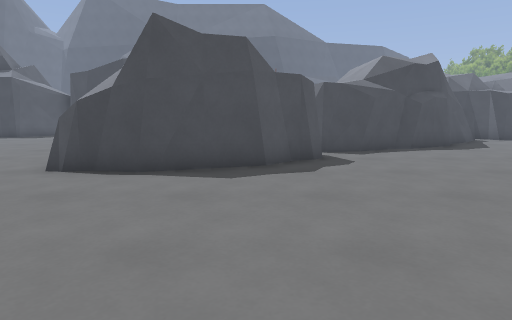
view 1 (above)

23 first-person views from a walk through a 3-D level made in the Godot game engine. The camera is 1.2 m above the floor, tilts 8° down and sees 75° across. The floor is counted in squares, 1 m on a side. Each view is taken from the middle of a square. On the plan, view 1 faces up. The plan holds only what a view shows up to about 14 squares ahead; the rest is blank. The place goes on beyond the plan. Flat picture figures and markers are left out. Characters and animated objects are not drawn.

view 2
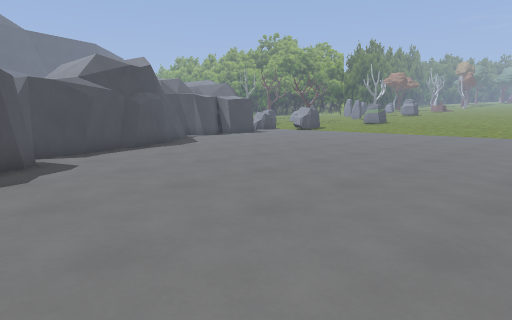

view 3
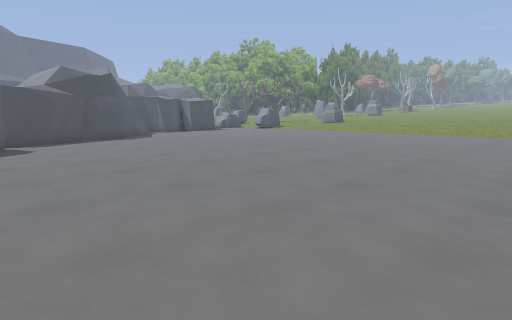

view 4
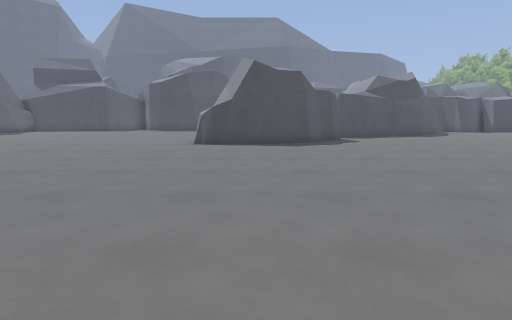

view 5
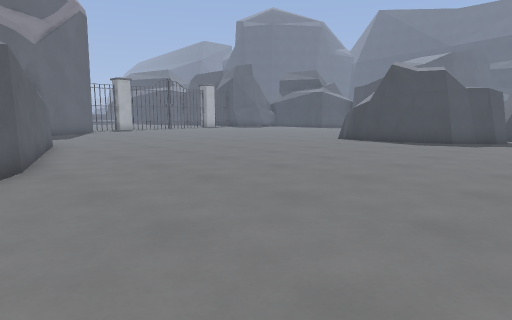

view 6
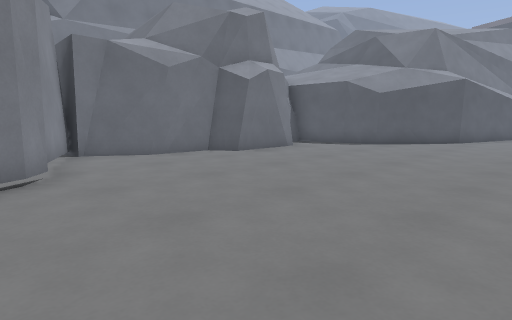

view 7
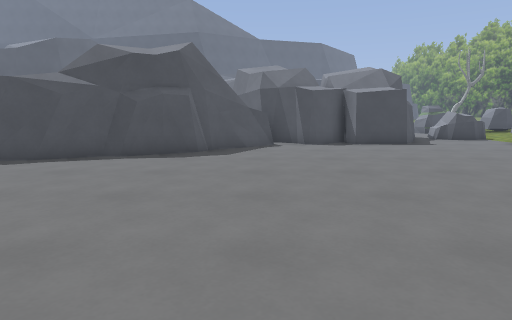

view 8
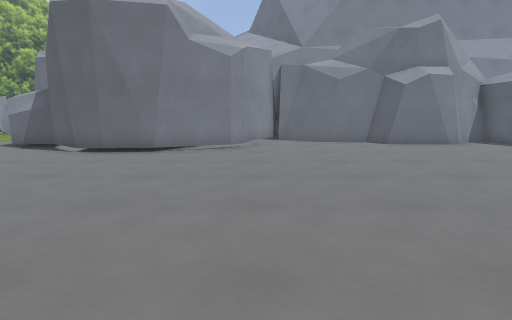

view 9
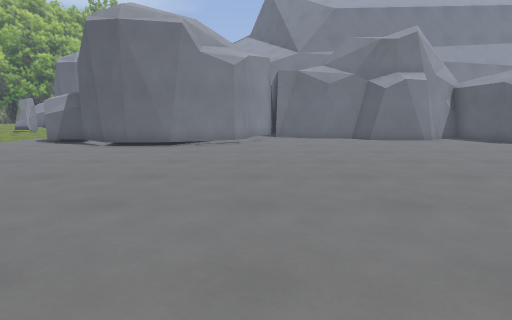

view 10
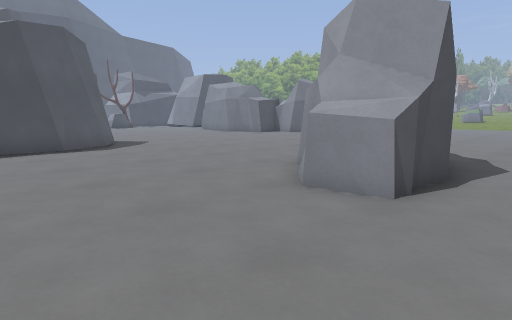

view 11
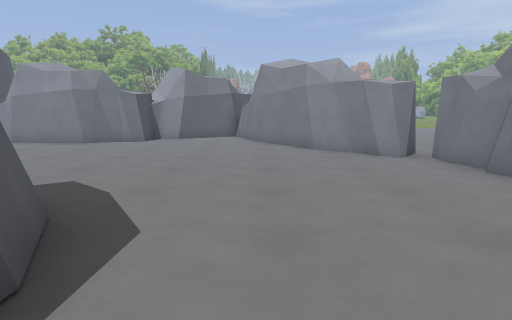

view 12
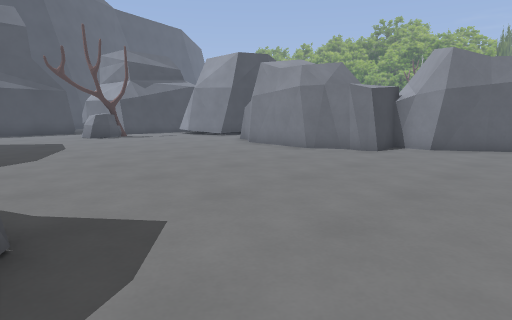

view 13
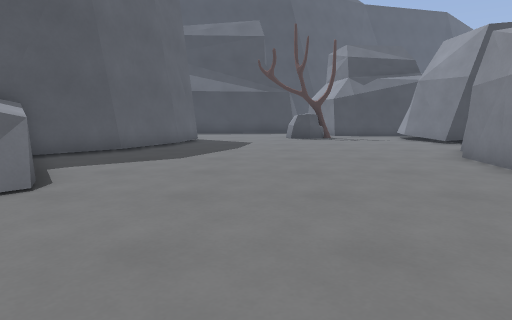

view 14
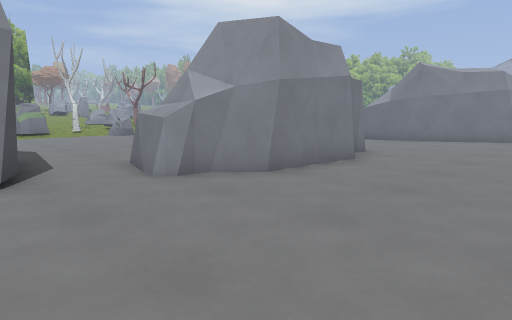

view 15
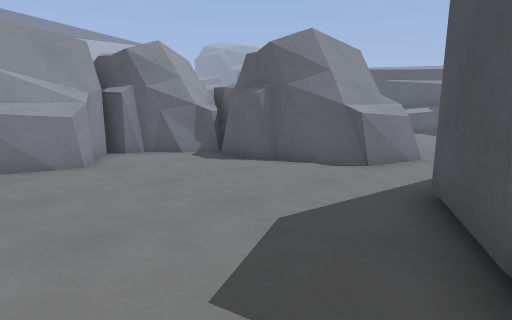

view 16
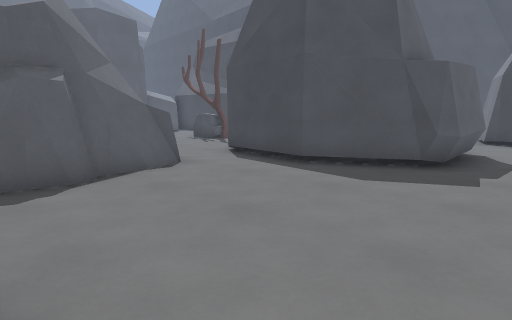

view 17
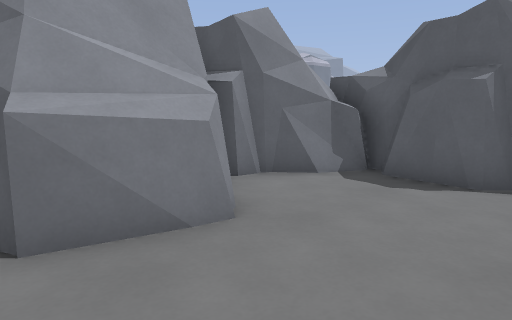

view 18
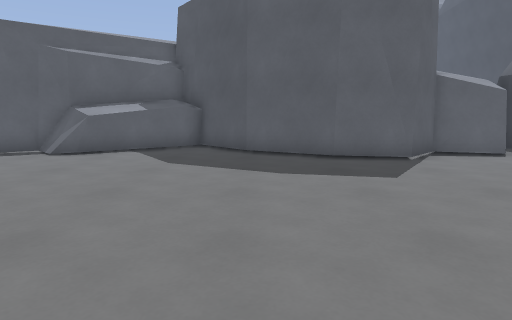

view 19
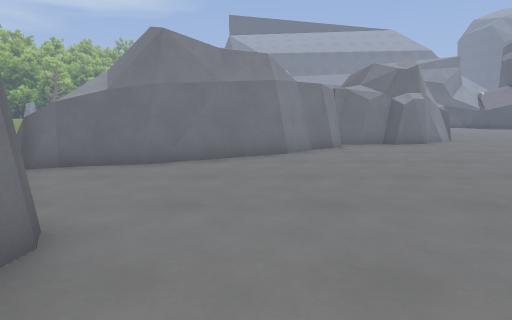

view 20
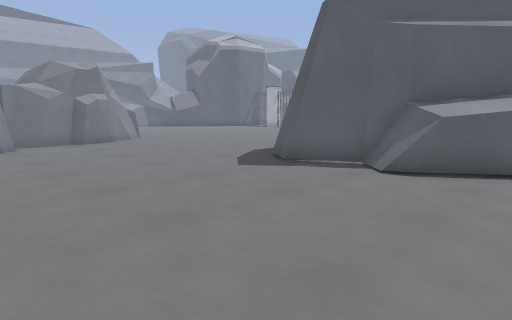

view 21
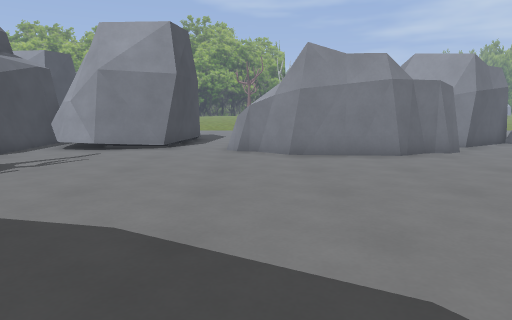

view 22
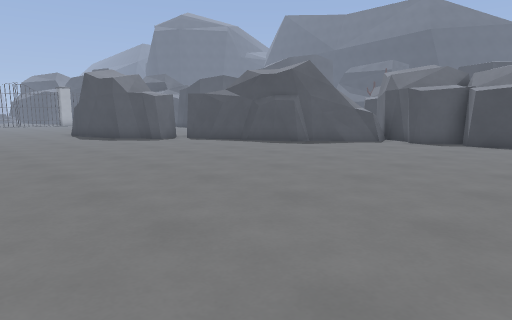

view 23
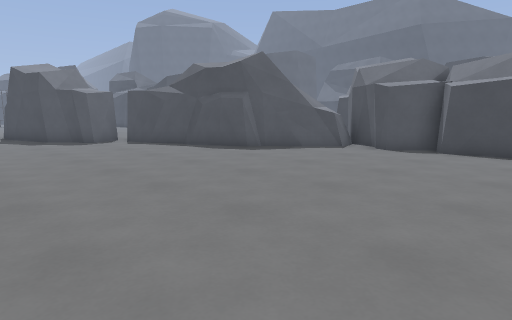

### Floor plan
Key: @ floor where view 1 was taken; # wall or solid block; . floor; = window, fence, low wall or low ledge; ^ raised ledge; R rock.
Columns run from 9 left of view 1 to 16 right of it. Each row starts with its distance up from view 1.
 31       #.........R     RR.
 30       #.........R#    RR..
 29      ##..........#####R..
 28      #....................
 27     ##..........RR........
 26    ##..........RRRR.......
 25   ##...........RRRR.......
 24   ###..........#  #R......
 23   ##^.........R#  #R......
 22    #^^........R#  R...RRR.
 21     #=.........RRR###.RRRR
 20     ##.........RR######
 19     ##...........##  #
 18     ##...........##
 17   ###.............#
 16  ................#####RRR
 15  ..............#######RRR.
 14 .............######.......
 13 ............######........
 12 ...........######.........
 11 ..........#####...........
 10  .....RRRRR#.............
  9 .....R#  RRR.............
  8 .....RR ##R...............
  7 .....RR##R................
  6 ..........................
  5 ..........................
  4 ..........................
  3 ..........................
  2  .........................
  1  .........................
  0 .........@................
 -1 ..........................
 -2 ..........................
 -3 .........................
 -4 ##........................
 -5  ####.....................
 -6     ###...................
 -7       ##.............####.
 -8        ##..........###  ##
 -9         #.........##     #
-10         #.####....#
-11         ###  ####.#
-12                ####

Where each view was taken, in squares from view 1:
view 1: 0 up, 0 right, facing up
view 2: 0 up, 0 right, facing up-right
view 3: 4 down, 0 right, facing up-right
view 4: 6 down, 2 left, facing up
view 5: 7 down, 4 right, facing up-left
view 6: 2 down, 11 right, facing down-left
view 7: 2 up, 9 right, facing up
view 8: 3 up, 9 right, facing down
view 9: 5 up, 9 right, facing down
view 10: 5 up, 9 left, facing up-right
view 11: 15 up, 8 left, facing right
view 12: 15 up, 4 left, facing up-right
view 13: 16 up, 0 right, facing up
view 14: 30 up, 1 right, facing down-right
view 15: 30 up, 16 right, facing down-left
view 16: 22 up, 16 right, facing up-left
view 17: 25 up, 16 right, facing down-left
view 18: 27 up, 6 right, facing left
view 19: 23 up, 4 right, facing down
view 20: 24 up, 3 right, facing down-left
view 21: 26 up, 4 left, facing right
view 22: 1 up, 16 right, facing up-left
view 23: 4 up, 16 right, facing up-left
